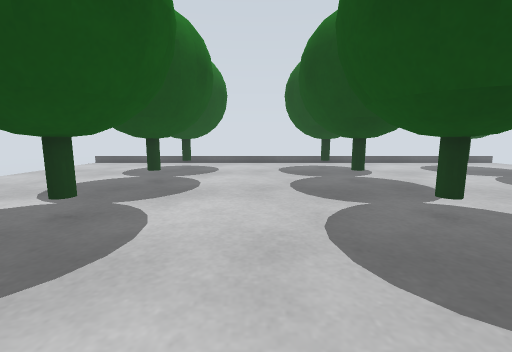
View 1 (above)

19 first-person views from a walk through a robot-simulator world made for Gazebo. The camera is 0.1 m above the floor, tilts 8° down and sees 90° across. The floor is counted in squares, 0.05 m on a side. Each view is taken from the middle of a square. On the plan, view 1 faces up. The plan holds only what a view shows up to about 16 squares ahead; the rest is blank. The place goes on beyond the plan.

View 2
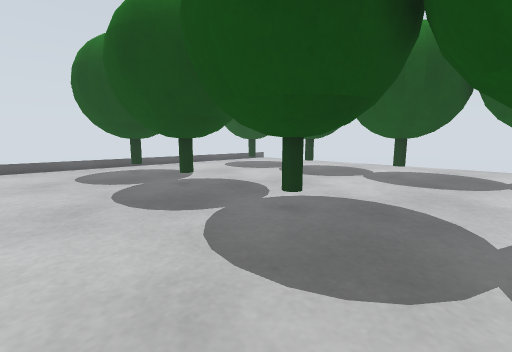

View 3
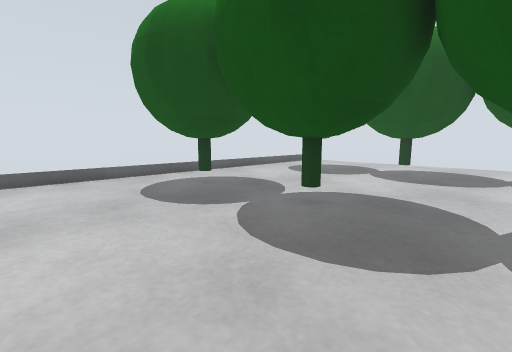

View 4
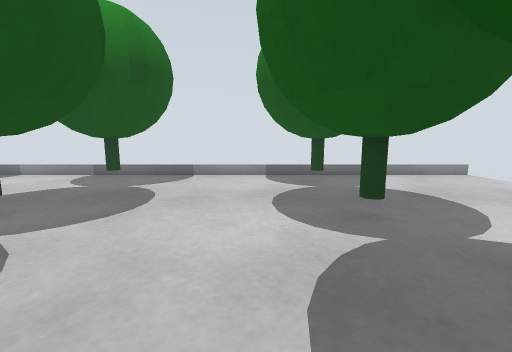

View 5
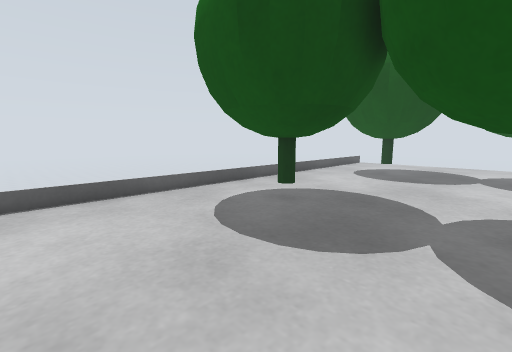

View 6
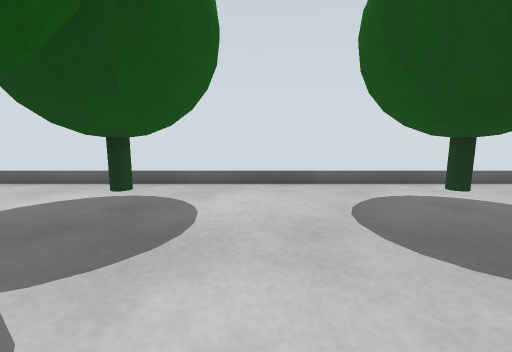

View 7
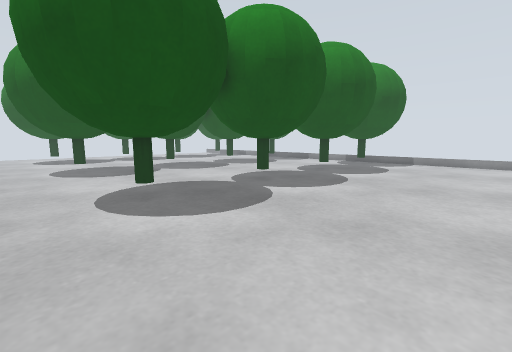

View 8
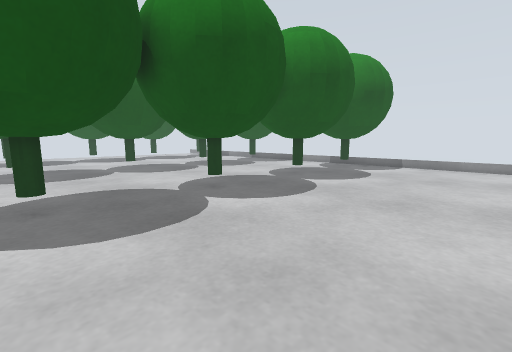

View 9
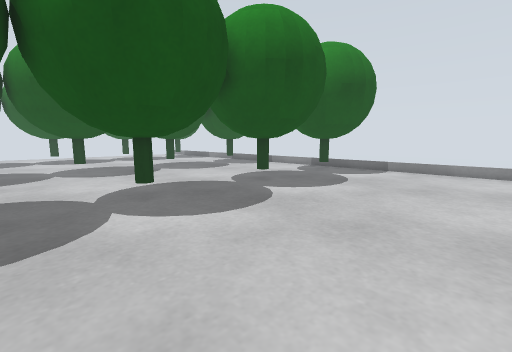

View 10
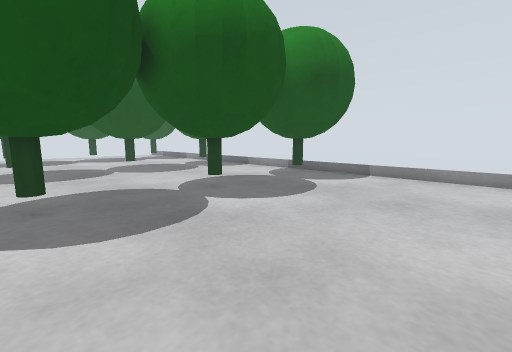

View 11
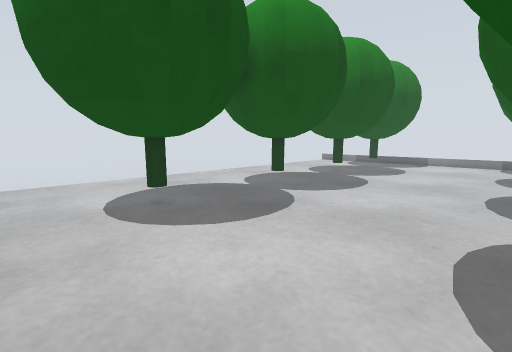

View 12
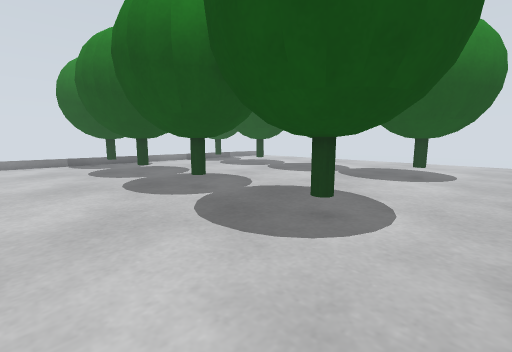

View 13
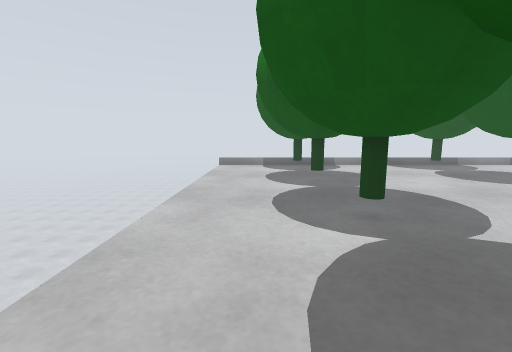

View 14
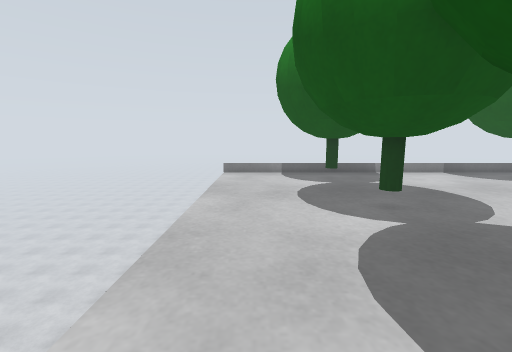

View 15
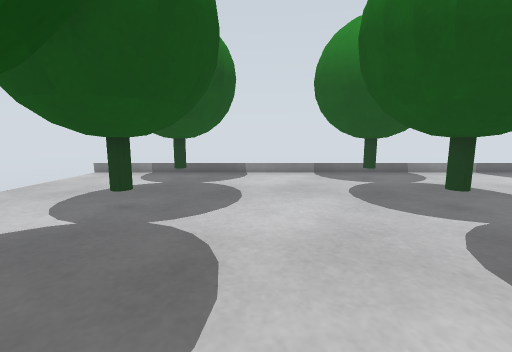

View 16
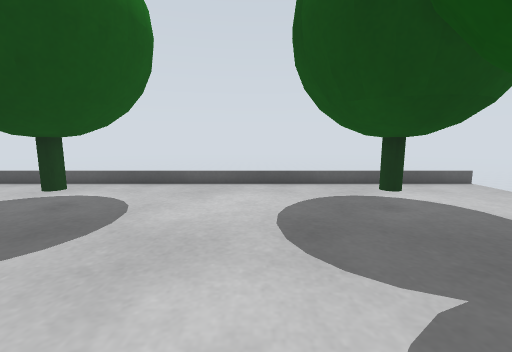

View 17
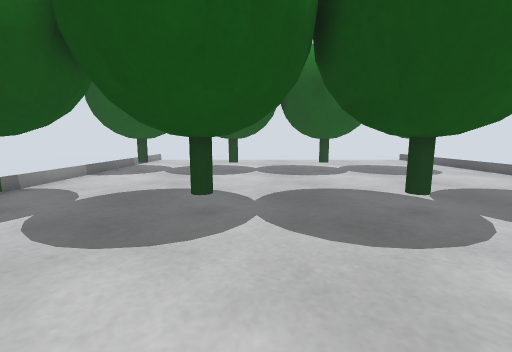

View 18
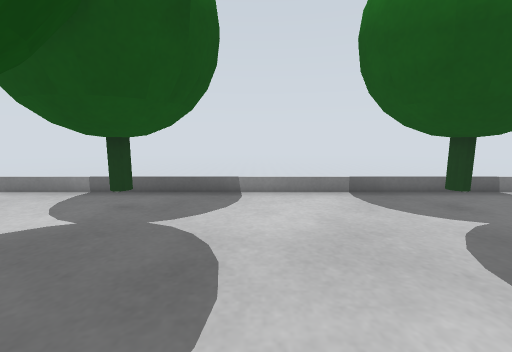

View 19
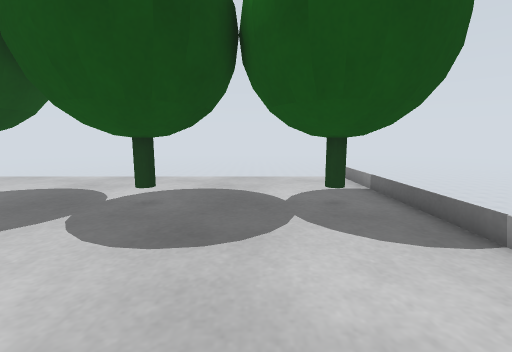

### Floor plan
Key: @ floor where view 1 was taken; # wall or solid block; . floor; v drop or lower ground; P plant.
Columns run from 14 left of view 1 to 21 right of it. Each row starts with its distance up from view 1.
 23  vvvvvvvvvvvvvvvvvvvvvvvvvvvvvvvvvvv
 22 . .................................v
 21   ......PPP.......PPP.......PPP....v
 20  ......PPPPP.....PPPPP.....PPP  ...v
 19 .......PPPPP.....PPPPP.....PPP  ...v
 18 .......PPPPP.....PPPPP.....PPPP ...v
 17 .......PPPPP.....PPPPP.....PPPPP...v
 16 ........PPP.......PPP.......PPP....v
 15 ........PPP.......PPP.......PPP....v
 14 .......PPPPP.....PPPPP.....PPPPP...v
 13 .......PPPPP.....PPPPP.....PPPPP...v
 12 .......PPPPP.....PPPPP.....PPPPP...v
 11 .......PPPPP.....PPPPP.....PPPPP...v
 10 ........PPP.......PPP.......PPP....v
  9 ........PPP.......PPP.......PPP....v
  8 .......PPPPP.....PPPPP.....PPPPP...v
  7 .......PPPPP.....PPPPP.....PPPPP...v
  6 .......PPPPP.....PPPPP.....PPPPP...v
  5 .......P PPP.....PPPPP.....PPP  ...v
  4 ........  P.......PPP.......PPP....v
  3 ........PPP.......PPP.......PPP....v
  2 .......PPPPP.....PPPPP.....PPPPP...v
  1 .......PPPPP.....PPPPP.....PPPPP...v
  0 .......PPPPP..@..PPPPP.....PPP P...v
 -1 .......P  PP.....    P.....PP   ...v
 -2 vvvvvvv#PPP#vvvvv#PPP#vvvvv#PPP#vvvv

Where each view was taken, in squares from view 1:
view 1: 0 up, 0 right, facing up
view 2: 2 up, 1 left, facing up-right
view 3: 8 up, 2 left, facing up-right
view 4: 13 up, 2 left, facing down
view 5: 13 up, 2 left, facing up-right
view 6: 11 up, 1 left, facing up
view 7: 22 up, 14 left, facing down-right
view 8: 19 up, 14 left, facing down-right
view 9: 16 up, 14 left, facing down-right
view 10: 13 up, 14 left, facing down-right
view 11: 22 up, 7 right, facing down-right
view 12: 22 up, 11 right, facing down-left
view 13: 19 up, 18 right, facing down
view 14: 14 up, 19 right, facing down
view 15: 14 up, 11 right, facing down
view 16: 11 up, 11 right, facing up
view 17: 8 up, 12 right, facing left
view 18: 8 up, 11 right, facing down
view 19: 3 up, 7 right, facing right
